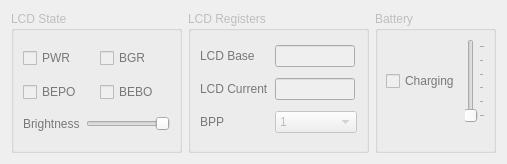
      <widget class="QWidget" name="tab_18">
       <attribute name="title">
        <string>Miscellaneous</string>
       </attribute>
       <layout class="QHBoxLayout" name="horizontalLayout_31">
        <item>
         <layout class="QVBoxLayout" name="verticalLayout_12">
          <property name="leftMargin">
           <number>0</number>
          </property>
          <property name="topMargin">
           <number>0</number>
          </property>
          <property name="bottomMargin">
           <number>0</number>
          </property>
          <item>
           <layout class="QHBoxLayout" name="horizontalLayout_32">
            <item>
             <widget class="QGroupBox" name="groupLcdState">
              <property name="enabled">
               <bool>false</bool>
              </property>
              <property name="sizePolicy">
               <sizepolicy hsizetype="Preferred" vsizetype="Preferred">
                <horstretch>0</horstretch>
                <verstretch>0</verstretch>
               </sizepolicy>
              </property>
              <property name="title">
               <string>LCD State</string>
              </property>
              <layout class="QGridLayout" name="gridLayout_14">
               <item row="1" column="0">
                <widget class="QCheckBox" name="checkPowered">
                 <property name="palette">
                  <palette>
                   <active>
                    <colorrole role="WindowText">
                     <brush brushstyle="SolidPattern">
                      <color alpha="255">
                       <red>0</red>
                       <green>170</green>
                       <blue>0</blue>
                      </color>
                     </brush>
                    </colorrole>
                   </active>
                   <inactive>
                    <colorrole role="WindowText">
                     <brush brushstyle="SolidPattern">
                      <color alpha="255">
                       <red>0</red>
                       <green>170</green>
                       <blue>0</blue>
                      </color>
                     </brush>
                    </colorrole>
                   </inactive>
                   <disabled>
                    <colorrole role="WindowText">
                     <brush brushstyle="SolidPattern">
                      <color alpha="255">
                       <red>120</red>
                       <green>120</green>
                       <blue>120</blue>
                      </color>
                     </brush>
                    </colorrole>
                   </disabled>
                  </palette>
                 </property>
                 <property name="focusPolicy">
                  <enum>Qt::NoFocus</enum>
                 </property>
                 <property name="text">
                  <string>PWR</string>
                 </property>
                 <property name="checkable">
                  <bool>true</bool>
                 </property>
                 <property name="checked">
                  <bool>false</bool>
                 </property>
                </widget>
               </item>
               <item row="2" column="0">
                <widget class="QCheckBox" name="checkBEPO">
                 <property name="palette">
                  <palette>
                   <active>
                    <colorrole role="WindowText">
                     <brush brushstyle="SolidPattern">
                      <color alpha="255">
                       <red>0</red>
                       <green>170</green>
                       <blue>0</blue>
                      </color>
                     </brush>
                    </colorrole>
                   </active>
                   <inactive>
                    <colorrole role="WindowText">
                     <brush brushstyle="SolidPattern">
                      <color alpha="255">
                       <red>0</red>
                       <green>170</green>
                       <blue>0</blue>
                      </color>
                     </brush>
                    </colorrole>
                   </inactive>
                   <disabled>
                    <colorrole role="WindowText">
                     <brush brushstyle="SolidPattern">
                      <color alpha="255">
                       <red>120</red>
                       <green>120</green>
                       <blue>120</blue>
                      </color>
                     </brush>
                    </colorrole>
                   </disabled>
                  </palette>
                 </property>
                 <property name="focusPolicy">
                  <enum>Qt::NoFocus</enum>
                 </property>
                 <property name="text">
                  <string>BEPO</string>
                 </property>
                </widget>
               </item>
               <item row="1" column="1">
                <widget class="QCheckBox" name="checkBGR">
                 <property name="palette">
                  <palette>
                   <active>
                    <colorrole role="WindowText">
                     <brush brushstyle="SolidPattern">
                      <color alpha="255">
                       <red>0</red>
                       <green>170</green>
                       <blue>0</blue>
                      </color>
                     </brush>
                    </colorrole>
                   </active>
                   <inactive>
                    <colorrole role="WindowText">
                     <brush brushstyle="SolidPattern">
                      <color alpha="255">
                       <red>0</red>
                       <green>170</green>
                       <blue>0</blue>
                      </color>
                     </brush>
                    </colorrole>
                   </inactive>
                   <disabled>
                    <colorrole role="WindowText">
                     <brush brushstyle="SolidPattern">
                      <color alpha="255">
                       <red>120</red>
                       <green>120</green>
                       <blue>120</blue>
                      </color>
                     </brush>
                    </colorrole>
                   </disabled>
                  </palette>
                 </property>
                 <property name="focusPolicy">
                  <enum>Qt::NoFocus</enum>
                 </property>
                 <property name="text">
                  <string>BGR</string>
                 </property>
                </widget>
               </item>
               <item row="2" column="1">
                <widget class="QCheckBox" name="checkBEBO">
                 <property name="palette">
                  <palette>
                   <active>
                    <colorrole role="WindowText">
                     <brush brushstyle="SolidPattern">
                      <color alpha="255">
                       <red>0</red>
                       <green>170</green>
                       <blue>0</blue>
                      </color>
                     </brush>
                    </colorrole>
                   </active>
                   <inactive>
                    <colorrole role="WindowText">
                     <brush brushstyle="SolidPattern">
                      <color alpha="255">
                       <red>0</red>
                       <green>170</green>
                       <blue>0</blue>
                      </color>
                     </brush>
                    </colorrole>
                   </inactive>
                   <disabled>
                    <colorrole role="WindowText">
                     <brush brushstyle="SolidPattern">
                      <color alpha="255">
                       <red>120</red>
                       <green>120</green>
                       <blue>120</blue>
                      </color>
                     </brush>
                    </colorrole>
                   </disabled>
                  </palette>
                 </property>
                 <property name="focusPolicy">
                  <enum>Qt::NoFocus</enum>
                 </property>
                 <property name="text">
                  <string>BEBO</string>
                 </property>
                </widget>
               </item>
               <item row="3" column="0" colspan="2">
                <layout class="QHBoxLayout" name="horizontalLayout_18">
                 <item>
                  <widget class="QLabel" name="labelBrightness">
                   <property name="palette">
                    <palette>
                     <active>
                      <colorrole role="WindowText">
                       <brush brushstyle="SolidPattern">
                        <color alpha="255">
                         <red>0</red>
                         <green>170</green>
                         <blue>0</blue>
                        </color>
                       </brush>
                      </colorrole>
                     </active>
                     <inactive>
                      <colorrole role="WindowText">
                       <brush brushstyle="SolidPattern">
                        <color alpha="255">
                         <red>0</red>
                         <green>170</green>
                         <blue>0</blue>
                        </color>
                       </brush>
                      </colorrole>
                     </inactive>
                     <disabled>
                      <colorrole role="WindowText">
                       <brush brushstyle="SolidPattern">
                        <color alpha="255">
                         <red>120</red>
                         <green>120</green>
                         <blue>120</blue>
                        </color>
                       </brush>
                      </colorrole>
                     </disabled>
                    </palette>
                   </property>
                   <property name="text">
                    <string>Brightness</string>
                   </property>
                   <property name="alignment">
                    <set>Qt::AlignLeading|Qt::AlignLeft|Qt::AlignVCenter</set>
                   </property>
                  </widget>
                 </item>
                 <item>
                  <widget class="QSlider" name="brightnessSlider">
                   <property name="sizePolicy">
                    <sizepolicy hsizetype="Preferred" vsizetype="Fixed">
                     <horstretch>0</horstretch>
                     <verstretch>0</verstretch>
                    </sizepolicy>
                   </property>
                   <property name="focusPolicy">
                    <enum>Qt::ClickFocus</enum>
                   </property>
                   <property name="maximum">
                    <number>255</number>
                   </property>
                   <property name="orientation">
                    <enum>Qt::Horizontal</enum>
                   </property>
                   <property name="invertedAppearance">
                    <bool>true</bool>
                   </property>
                  </widget>
                 </item>
                </layout>
               </item>
              </layout>
             </widget>
            </item>
            <item>
             <widget class="QGroupBox" name="groupLcdRegs">
              <property name="enabled">
               <bool>false</bool>
              </property>
              <property name="sizePolicy">
               <sizepolicy hsizetype="Preferred" vsizetype="Preferred">
                <horstretch>0</horstretch>
                <verstretch>0</verstretch>
               </sizepolicy>
              </property>
              <property name="title">
               <string>LCD Registers</string>
              </property>
              <layout class="QGridLayout" name="gridLayout_17">
               <item row="2" column="1">
                <widget class="QLineEdit" name="lcdcurrView">
                 <property name="sizePolicy">
                  <sizepolicy hsizetype="Preferred" vsizetype="Fixed">
                   <horstretch>0</horstretch>
                   <verstretch>0</verstretch>
                  </sizepolicy>
                 </property>
                 <property name="minimumSize">
                  <size>
                   <width>60</width>
                   <height>0</height>
                  </size>
                 </property>
                 <property name="maximumSize">
                  <size>
                   <width>80</width>
                   <height>16777215</height>
                  </size>
                 </property>
                 <property name="focusPolicy">
                  <enum>Qt::ClickFocus</enum>
                 </property>
                 <property name="inputMask">
                  <string notr="true">&gt;HHHHHH</string>
                 </property>
                 <property name="text">
                  <string notr="true"/>
                 </property>
                </widget>
               </item>
               <item row="1" column="1">
                <widget class="QLineEdit" name="lcdbaseView">
                 <property name="sizePolicy">
                  <sizepolicy hsizetype="Preferred" vsizetype="Fixed">
                   <horstretch>0</horstretch>
                   <verstretch>0</verstretch>
                  </sizepolicy>
                 </property>
                 <property name="minimumSize">
                  <size>
                   <width>60</width>
                   <height>0</height>
                  </size>
                 </property>
                 <property name="maximumSize">
                  <size>
                   <width>80</width>
                   <height>16777215</height>
                  </size>
                 </property>
                 <property name="focusPolicy">
                  <enum>Qt::ClickFocus</enum>
                 </property>
                 <property name="inputMask">
                  <string notr="true">&gt;HHHHHH</string>
                 </property>
                 <property name="text">
                  <string notr="true"/>
                 </property>
                </widget>
               </item>
               <item row="1" column="0">
                <widget class="QLabel" name="labelLCDbase">
                 <property name="palette">
                  <palette>
                   <active>
                    <colorrole role="WindowText">
                     <brush brushstyle="SolidPattern">
                      <color alpha="255">
                       <red>0</red>
                       <green>170</green>
                       <blue>0</blue>
                      </color>
                     </brush>
                    </colorrole>
                   </active>
                   <inactive>
                    <colorrole role="WindowText">
                     <brush brushstyle="SolidPattern">
                      <color alpha="255">
                       <red>0</red>
                       <green>170</green>
                       <blue>0</blue>
                      </color>
                     </brush>
                    </colorrole>
                   </inactive>
                   <disabled>
                    <colorrole role="WindowText">
                     <brush brushstyle="SolidPattern">
                      <color alpha="255">
                       <red>120</red>
                       <green>120</green>
                       <blue>120</blue>
                      </color>
                     </brush>
                    </colorrole>
                   </disabled>
                  </palette>
                 </property>
                 <property name="text">
                  <string>LCD Base</string>
                 </property>
                </widget>
               </item>
               <item row="2" column="0">
                <widget class="QLabel" name="labelLCDcurr">
                 <property name="palette">
                  <palette>
                   <active>
                    <colorrole role="WindowText">
                     <brush brushstyle="SolidPattern">
                      <color alpha="255">
                       <red>0</red>
                       <green>170</green>
                       <blue>0</blue>
                      </color>
                     </brush>
                    </colorrole>
                   </active>
                   <inactive>
                    <colorrole role="WindowText">
                     <brush brushstyle="SolidPattern">
                      <color alpha="255">
                       <red>0</red>
                       <green>170</green>
                       <blue>0</blue>
                      </color>
                     </brush>
                    </colorrole>
                   </inactive>
                   <disabled>
                    <colorrole role="WindowText">
                     <brush brushstyle="SolidPattern">
                      <color alpha="255">
                       <red>120</red>
                       <green>120</green>
                       <blue>120</blue>
                      </color>
                     </brush>
                    </colorrole>
                   </disabled>
                  </palette>
                 </property>
                 <property name="text">
                  <string>LCD Current</string>
                 </property>
                </widget>
               </item>
               <item row="3" column="0">
                <widget class="QLabel" name="labelBPP">
                 <property name="palette">
                  <palette>
                   <active>
                    <colorrole role="WindowText">
                     <brush brushstyle="SolidPattern">
                      <color alpha="255">
                       <red>0</red>
                       <green>170</green>
                       <blue>0</blue>
                      </color>
                     </brush>
                    </colorrole>
                   </active>
                   <inactive>
                    <colorrole role="WindowText">
                     <brush brushstyle="SolidPattern">
                      <color alpha="255">
                       <red>0</red>
                       <green>170</green>
                       <blue>0</blue>
                      </color>
                     </brush>
                    </colorrole>
                   </inactive>
                   <disabled>
                    <colorrole role="WindowText">
                     <brush brushstyle="SolidPattern">
                      <color alpha="255">
                       <red>120</red>
                       <green>120</green>
                       <blue>120</blue>
                      </color>
                     </brush>
                    </colorrole>
                   </disabled>
                  </palette>
                 </property>
                 <property name="text">
                  <string>BPP</string>
                 </property>
                </widget>
               </item>
               <item row="3" column="1">
                <widget class="QComboBox" name="bppView">
                 <property name="focusPolicy">
                  <enum>Qt::ClickFocus</enum>
                 </property>
                 <item>
                  <property name="text">
                   <string>1</string>
                  </property>
                 </item>
                 <item>
                  <property name="text">
                   <string>2</string>
                  </property>
                 </item>
                 <item>
                  <property name="text">
                   <string>4</string>
                  </property>
                 </item>
                 <item>
                  <property name="text">
                   <string>8</string>
                  </property>
                 </item>
                 <item>
                  <property name="text">
                   <string>16</string>
                  </property>
                 </item>
                 <item>
                  <property name="text">
                   <string>24</string>
                  </property>
                 </item>
                 <item>
                  <property name="text">
                   <string>16 (5:6:5)</string>
                  </property>
                 </item>
                 <item>
                  <property name="text">
                   <string>12 (4:4:4)</string>
                  </property>
                 </item>
                </widget>
               </item>
              </layout>
             </widget>
            </item>
            <item>
             <widget class="QGroupBox" name="groupBattery">
              <property name="enabled">
               <bool>false</bool>
              </property>
              <property name="sizePolicy">
               <sizepolicy hsizetype="Preferred" vsizetype="Maximum">
                <horstretch>0</horstretch>
                <verstretch>0</verstretch>
               </sizepolicy>
              </property>
              <property name="title">
               <string>Battery</string>
              </property>
              <layout class="QGridLayout" name="gridLayout_18">
               <property name="leftMargin">
                <number>8</number>
               </property>
               <property name="topMargin">
                <number>8</number>
               </property>
               <property name="rightMargin">
                <number>8</number>
               </property>
               <property name="bottomMargin">
                <number>8</number>
               </property>
               <property name="spacing">
                <number>5</number>
               </property>
               <item row="2" column="0">
                <widget class="QLabel" name="labelBattery"/>
               </item>
               <item row="0" column="0">
                <layout class="QHBoxLayout" name="horizontalLayout_3">
                 <property name="rightMargin">
                  <number>0</number>
                 </property>
                 <property name="bottomMargin">
                  <number>0</number>
                 </property>
                 <item>
                  <widget class="QCheckBox" name="checkCharging">
                   <property name="palette">
                    <palette>
                     <active>
                      <colorrole role="WindowText">
                       <brush brushstyle="SolidPattern">
                        <color alpha="255">
                         <red>0</red>
                         <green>170</green>
                         <blue>0</blue>
                        </color>
                       </brush>
                      </colorrole>
                     </active>
                     <inactive>
                      <colorrole role="WindowText">
                       <brush brushstyle="SolidPattern">
                        <color alpha="255">
                         <red>0</red>
                         <green>170</green>
                         <blue>0</blue>
                        </color>
                       </brush>
                      </colorrole>
                     </inactive>
                     <disabled>
                      <colorrole role="WindowText">
                       <brush brushstyle="SolidPattern">
                        <color alpha="255">
                         <red>120</red>
                         <green>120</green>
                         <blue>120</blue>
                        </color>
                       </brush>
                      </colorrole>
                     </disabled>
                    </palette>
                   </property>
                   <property name="focusPolicy">
                    <enum>Qt::NoFocus</enum>
                   </property>
                   <property name="text">
                    <string>Charging</string>
                   </property>
                  </widget>
                 </item>
                 <item>
                  <widget class="QSlider" name="sliderBattery">
                   <property name="focusPolicy">
                    <enum>Qt::ClickFocus</enum>
                   </property>
                   <property name="minimum">
                    <number>0</number>
                   </property>
                   <property name="maximum">
                    <number>5</number>
                   </property>
                   <property name="pageStep">
                    <number>2</number>
                   </property>
                   <property name="tickPosition">
                    <enum>QSlider::TicksBelow</enum>
                   </property>
                   <property name="tickInterval">
                    <number>1</number>
                   </property>
                  </widget>
                 </item>
                </layout>
               </item>
              </layout>
             </widget>
            </item>
           </layout>
          </item>
          <item>
           <spacer name="verticalSpacer_9">
            <property name="orientation">
             <enum>Qt::Vertical</enum>
            </property>
            <property name="sizeHint" stdset="0">
             <size>
              <width>20</width>
              <height>0</height>
             </size>
            </property>
           </spacer>
          </item>
         </layout>
        </item>
       </layout>
      </widget>
